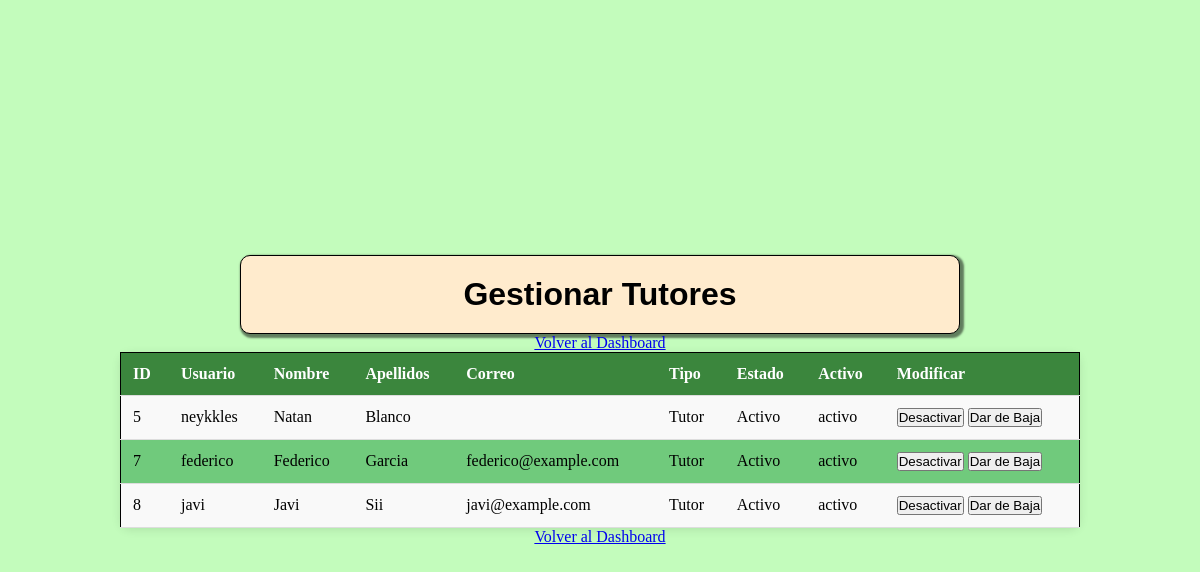
The page /practica_navidad/PDO_tutor/CRUD/read/lista_tutores.php (signed in) on the database its author committed.
### tables this page shows
CREATE TABLE `tutor` (
  `id_tutor` int(11) NOT NULL AUTO_INCREMENT,
  `login` varchar(100) NOT NULL,
  `password` varchar(100) DEFAULT NULL,
  `correo` varchar(100) NOT NULL,
  `nombre` varchar(100) DEFAULT NULL,
  `apellidos` varchar(100) DEFAULT NULL,
  `tipo_usu` tinyint(1) DEFAULT NULL,
  `baja` tinyint(1) DEFAULT NULL,
  `activar` varchar(8) DEFAULT NULL,
  PRIMARY KEY (`id_tutor`),
  UNIQUE KEY `login_unique` (`login`),
  UNIQUE KEY `correo_unique` (`correo`)
);

### practica_navidad/PDO_tutor/CRUD/read/lista_tutores.php (the view, shortened to what this page needs)
<?php
$conexion = obtenerConexion();
$sql = "SELECT * FROM tutor WHERE tipo_usu != 1";
$stmt = $conexion->query($sql);
$tutores = $stmt->fetchAll(PDO::FETCH_ASSOC);
?>
<!DOCTYPE html>
<html lang="en">
<head>
    <link rel="stylesheet" type="text/css" href="../css/styles.css">
</head>
<body>
    <h1>Gestionar Tutores</h1>
    <a href="../../login_usuario/vista/dashboard.php" class="btn">Volver al Dashboard</a>
    <table>
        <thead>
            <tr>
                <th>ID</th>
                <th>Usuario</th>
                <th>Nombre</th>
                <th>Apellidos</th>
                <th>Correo</th>
                <th>Tipo</th>
                <th>Estado</th>
                <th>Activo</th>
                <th>Modificar</th>
            </tr>
        </thead>
        <tbody>
            <?php foreach ($tutores as $tutor): ?>
                <tr>
                    <td><?= htmlspecialchars($tutor['id_tutor']) ?></td>
                    <td><?= htmlspecialchars($tutor['login']) ?></td>
                    <td><?= htmlspecialchars($tutor['nombre']) ?></td>
                    <td><?= htmlspecialchars($tutor['apellidos']) ?></td>
                    <td><?= htmlspecialchars($tutor['correo']) ?></td>
                    <td><?= $tutor['tipo_usu'] == 1 ? 'Administrador' : 'Tutor' ?></td>
                    <td><?= $tutor['baja'] == 1 ? 'Activo' : 'Inactivo' ?></td>
                    <td><?= htmlspecialchars($tutor['activar']) ?></td>
                    <td>
                        <form action="lista_tutores.php" method="post" style="display:inline;">
                            <button type="submit"><?= $tutor['activar'] == 'activo' ? 'Desactivar' : 'Activar' ?></button>
                        </form>
                        <form action="lista_tutores.php" method="post" style="display:inline;">
                            <button type="submit"><?= $tutor['baja'] == 1 ? 'Dar de Baja' : 'Reactivar' ?></button>
                        </form>
                    </td>
                </tr>
            <?php endforeach; ?>
        </tbody>
    </table>
    <a href="../../login_usuario/vista/dashboard.php" class="btn">Volver al Dashboard</a>
</body>
</html>

### practica_navidad/css/styles.css (style rules this page uses)
* { margin: 0px; padding: 0px; box-sizing: border-box; }
body { display: flex; flex-direction: column; justify-content: center; align-items: center; height: 100vh; background-color: rgb(195, 252, 188); }
table { width: 80%; border-collapse: collapse; box-shadow: 0 2px 10px rgba(0, 0, 0, 0.1); margin-bottom: calc(5% + 20px); border: 1px solid black; border-radius: 10px; }
table thead { background-color: #3b863d; color: white; }
table th, table td { padding: 12px; text-align: left; border-bottom: 1px solid #DDD; }
table tbody tr:nth-child(odd) { background-color: #F9F9F9; }
table tbody tr:nth-child(even) { background-color: #70ca7c; }
h1 { display: flex; align-items: center; justify-content: center; text-align: center; width: 60%; border: 1px solid black; padding: 20px; background-color: blanchedalmond; border-radius: 10px; box-shadow: 2px 2px 2px 2px rgba(0, 0, 0, 0.5); font-family: Arial, Helvetica, sans-serif; }
table { margin: 0 auto; }

### rows shown on the page
tutor: id_tutor "5", login "neykkles", nombre "Natan", apellidos "Blanco", tipo_usu "Tutor", baja "Activo", activar "activo", shows "Desactivar"
tutor: id_tutor "7", login "federico", nombre "Federico", apellidos "Garcia", correo "federico@example.com", tipo_usu "Tutor", baja "Activo", activar "activo", shows "Desactivar"
tutor: id_tutor "8", login "javi", nombre "Javi", apellidos "Sii", correo "javi@example.com", tipo_usu "Tutor", baja "Activo", activar "activo", shows "Desactivar"
